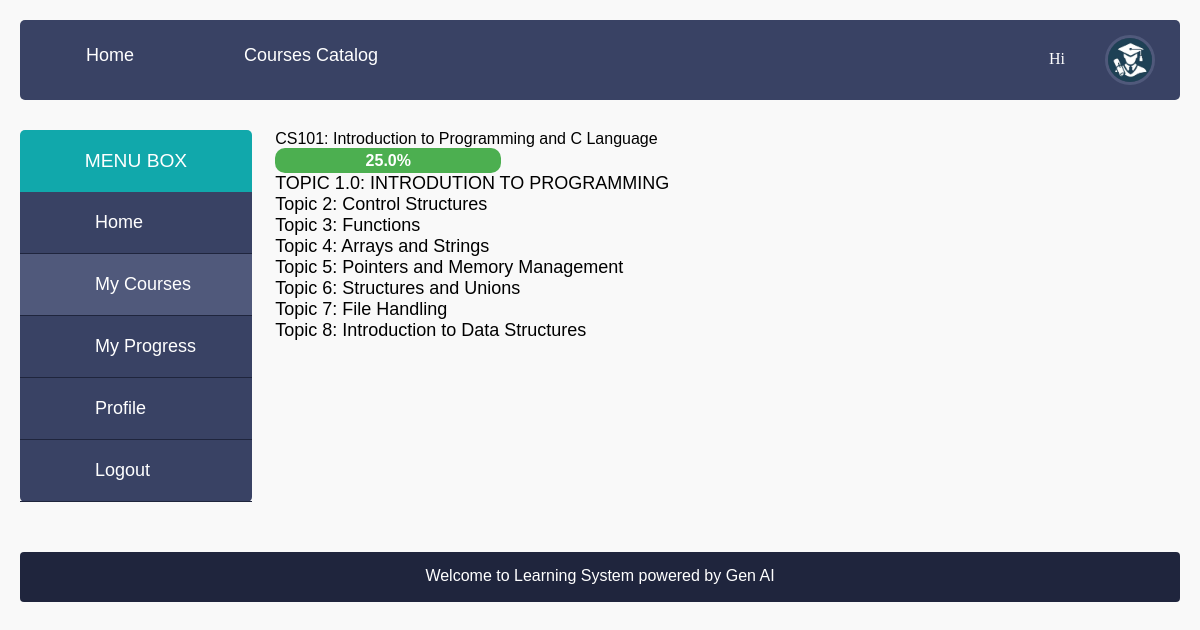
/student_progress/ (signed in), run on the app's committed database.
### C_learn/models.py (models this page shows, shortened)
class Course(models.Model):
    name = models.CharField(max_length=255)
    description = models.TextField()

class Topic(models.Model):
    course = models.ForeignKey(Course, related_name='topics', on_delete=models.CASCADE)
    name = models.CharField(max_length=255)
    description = models.TextField()

### C_learn/views.py (the view, shortened to what this page needs)
# urls.py: path('student_progress/', views.student_progress, name='student_progress'),
@login_required
def student_progress(request):
    user = request.user
    courses = Course.objects.all()
    progress = []
    for course in courses:
        topics_data = []
        topics = Topic.objects.filter(course=course)
        total_topics = topics.count()
        completed_topics = 0
        for topic in topics:
            progress_record, created = StudentProgress.objects.get_or_create(student=user, topic=topic)
            is_completed = progress_record.completed
            if is_completed:
                completed_topics += 1
            topics_data.append({
                'name': topic.name,
                'description': topic.description,
                'is_completed': is_completed
            })
        course_completion = (completed_topics / total_topics) * 100 if total_topics > 0 else 0
        progress.append({
            'course_name': course.name,
            'completion_percentage': course_completion,
            'topics': topics_data
        })
    completion_percentage = sum([course['completion_percentage'] for course in progress]) / len(progress) if progress else 0
    context = {
        'progress': progress,
        'completion_percentage': completion_percentage
    }
    return render(request, 'student/student_progress.html', context)

### C_learn/templates/student/student_progress.html (shortened to what this page needs)
{%extends 'base.html'%}
{%load static%}
{% block content%}
{%include 'navbar.html'%}
	<div class="main">
	    <div class="">
        {%include 'student/student_sidebar.html'%}
<div class="course_middle">
    {% if progress %}
        {% for course in progress %}
            <div class="course-progress">
                <h2>{{ course.course_name }}</h2>
                <div class="progres">
                    <div class="progress-bar" role="progressbar" style="width: {{ course.completion_percentage }}%;"
                         aria-valuenow="{{ course.completion_percentage }}" aria-valuemin="0" aria-valuemax="100">
                        {{ course.completion_percentage }}%
                    </div>
                </div>
                <ul>
                    {% for topic in course.topics %}
                        <li>{{ topic.name }}</li>
                    {% endfor %}
                </ul>
            </div>
        {% endfor %}
    {% else %}
        <p>No progress to display yet.</p>
    {% endif %}
</div>
 	 </div>
    </div>
	{% include 'footer.html'%}
{%endblock%}

### static/style.css (style rules this page uses)
html,body,div,span,applet,object,iframe,h1,h2,h3,h4,h5,h6,p,blockquote,pre,a,abbr,acronym,address,big,cite,code,del,dfn,em,img,ins,kbd,q,s,samp,small,strike,strong,sub,sup,tt,var,b,u,i,dl,dt,dd,ol,nav ul,nav li,fieldset,form,label,legend,table,caption,tbody,tfoot,thead,tr,th,td,article,aside,canvas,details,embed,figure,figcaption,footer,header,hgroup,menu,nav,output,ruby,section,summary,time,mark,audio,video { margin:0;padding:0;border:0;font-size:100%;font:inherit;vertical-align:baseline; }
ol,ul { list-style:none;margin:0;padding:0; }
body { font-family: 'ambleregular'; background:#fbfbfc; padding:10px; position:relative; }
.main { padding:30px 0; }
.course_middle { margin-left: 2%; float:left; width:78%; }
.progress-bar { background:#11a8ab; height:20px; border-radius:5px 0px 0px 5px; -webkit-border-radius:5px 0px 0px 5px; -moz-border-radius:5px 0px 0px 5px; -o-border-radius:5px 0px 0px 5px; }

### static/courses.css (style rules this page uses)
* { margin: 0; padding: 0; box-sizing: border-box; font-size: large; }
body { font-family: Arial, sans-serif; background-color: #f9f9f9; padding: 20px; }

### static/form.css (style rules this page uses)
* { margin: 0; padding: 0; box-sizing: border-box; }

### C_learn/templates/student/student_progress.html (style rules this page uses)
.progress-bar { background-color: #4caf50; width: 0; height: 25px; border-radius: 10px; text-align: center; color: white; line-height: 25px; font-weight: bold; }

### data on the page
Course: course_name "CS101: Introduction to Programming and C Language"
Topic: name "TOPIC 1.0: INTRODUTION TO PROGRAMMING"
Topic: name "Topic 2: Control Structures"
Topic: name "Topic 3: Functions"
Topic: name "Topic 4: Arrays and Strings"
Topic: name "Topic 5: Pointers and Memory Management"
Topic: name "Topic 6: Structures and Unions"
Topic: name "Topic 7: File Handling"
Topic: name "Topic 8: Introduction to Data Structures"

### other printed values
{{ course.completion_percentage }} "25.0"
